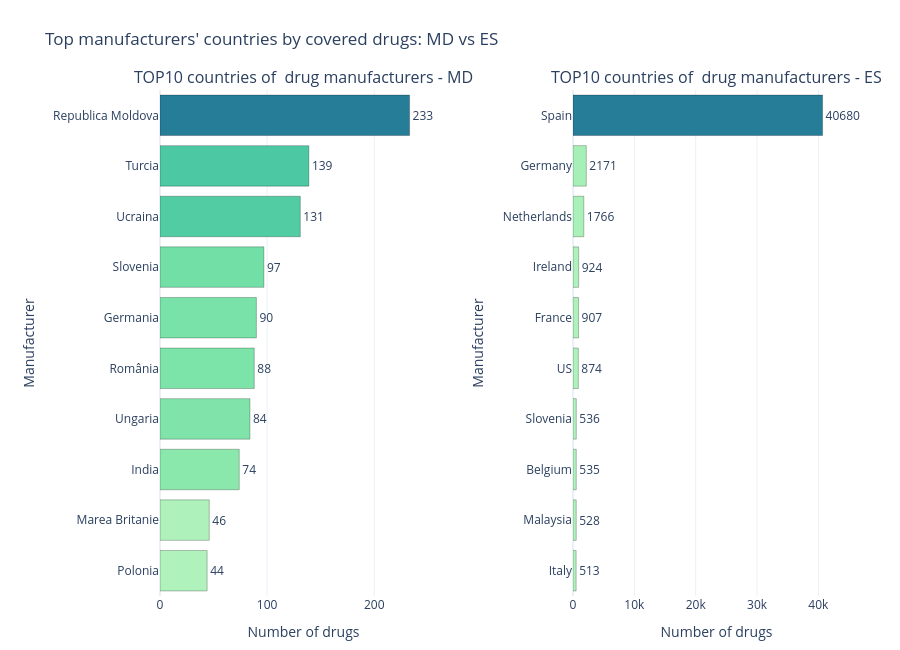

The code cell stored with this chart in its notebook:
### Code cell
import textwrap
import pandas as pd
import plotly.graph_objects as go
from plotly.subplots import make_subplots

def wrap_two_lines(text, width=22):
    lines = textwrap.wrap(str(text), width=width)
    if len(lines) <= 2:
        return "<br>".join(lines)
    return "<br>".join([lines[0], " ".join(lines[1:])])

def prepare_counts(df, source, min_count, top_n=10):
    counts = (
        df.loc[df["source"] == source, "country"]
        .value_counts()
        .loc[lambda s: s > min_count]
        .reset_index()
    )
    counts.columns = ["country", "n_drugs"]

    counts = (
        counts
        .sort_values("n_drugs", ascending=False)
        .head(top_n)
        .sort_values("n_drugs", ascending=True)
        .reset_index(drop=True)
    )

    counts["country_wrapped"] = counts["country"].apply(wrap_two_lines)
    return counts

# Prepare top 10 for each country
counts_md = prepare_counts(drug_coverage, source="md", min_count=15, top_n=10)
counts_es = prepare_counts(drug_coverage, source="es", min_count=500, top_n=10)

# Create subplot
fig = make_subplots(
    rows=1,
    cols=2,
    subplot_titles=(
        "TOP10 countries of \ndrug manufacturers - MD",
        "TOP10 countries of \ndrug manufacturers - ES"
    ),
    horizontal_spacing=0.18
)

# MD trace
fig.add_trace(
    go.Bar(
        x=counts_md["n_drugs"],
        y=counts_md["country"],
        orientation="h",
        text=counts_md["n_drugs"],
        textposition="outside",
        cliponaxis=False,
        marker=dict(
            color=counts_md["n_drugs"],
            colorscale="Tealgrn",
            line=dict(color="rgba(0,0,0,0.25)", width=1)
        ),
        hovertemplate="<b>%{y}</b><br>Drugs: %{x}<extra></extra>",
        showlegend=False
    ),
    row=1, col=1
)

# ES trace
fig.add_trace(
    go.Bar(
        x=counts_es["n_drugs"],
        y=counts_es["country"],
        orientation="h",
        text=counts_es["n_drugs"],
        textposition="outside",
        cliponaxis=False,
        marker=dict(
            color=counts_es["n_drugs"],
            colorscale="Tealgrn",
            line=dict(color="rgba(0,0,0,0.25)", width=1)
        ),
        hovertemplate="<b>%{y}</b><br>Drugs: %{x}<extra></extra>",
        showlegend=False
    ),
    row=1, col=2
)

# Wrapped y-axis labels
fig.update_yaxes(
    tickvals=counts_md["country"],
    ticktext=counts_md["country_wrapped"],
    categoryorder="array",
    categoryarray=counts_md["country"],
    title_text="Country",
    row=1, col=1
)

fig.update_yaxes(
    tickvals=counts_es["country"],
    ticktext=counts_es["country_wrapped"],
    categoryorder="array",
    categoryarray=counts_es["country"],
    title_text="Country",
    row=1, col=2
)

# X-axis ranges with room for outside labels
fig.update_xaxes(
    title_text="Number of drugs",
    range=[0, counts_md["n_drugs"].max() * 1.15],
    row=1, col=1
)

fig.update_xaxes(
    title_text="Number of drugs",
    range=[0, counts_es["n_drugs"].max() * 1.15],
    row=1, col=2
)

# Layout
fig.update_layout(
    template="plotly_white",
    title="Top manufacturers' countries by covered drugs: MD vs ES",
    height=max(650, max(len(counts_md), len(counts_es)) * 42),
    margin=dict(l=160, r=40, t=90, b=50),
    showlegend=False
)

fig.show()

### Figure 1 — Plotly figure (JSON) as saved in the notebook; plotly's stock layout.template omitted (floating-point values rounded to 4 significant figures)
{"data": [{"cliponaxis": false, "hovertemplate": "<b>%{y}</b><br>Drugs: %{x}<extra></extra>", "marker": {"color": [44, 46, 74, 84, 88, 90, 97, 131, 139, 233], "colorscale": [[0, "rgb(176, 242, 188)"], [0.1667, "rgb(137, 232, 172)"], [0.3333, "rgb(103, 219, 165)"], [0.5, "rgb(76, 200, 163)"], [0.6667, "rgb(56, 178, 163)"], [0.8333, "rgb(44, 152, 160)"], [1, "rgb(37, 125, 152)"]], "line": {"color": "rgba(0,0,0,0.25)", "width": 1}}, "orientation": "h", "showlegend": false, "text": [44.0, 46.0, 74.0, 84.0, 88.0, 90.0, 97.0, 131.0, 139.0, 233.0], "textposition": "outside", "type": "bar", "x": [44, 46, 74, 84, 88, 90, 97, 131, 139, 233], "xaxis": "x", "y": ["Polonia", "Marea Britanie", "India", "Ungaria", "România", "Germania", "Slovenia", "Ucraina", "Turcia", "Republica Moldova"], "yaxis": "y"}, {"cliponaxis": false, "hovertemplate": "<b>%{y}</b><br>Drugs: %{x}<extra></extra>", "marker": {"color": [513, 528, 535, 536, 874, 907, 924, 1766, 2171, 40680], "colorscale": [[0, "rgb(176, 242, 188)"], [0.1667, "rgb(137, 232, 172)"], [0.3333, "rgb(103, 219, 165)"], [0.5, "rgb(76, 200, 163)"], [0.6667, "rgb(56, 178, 163)"], [0.8333, "rgb(44, 152, 160)"], [1, "rgb(37, 125, 152)"]], "line": {"color": "rgba(0,0,0,0.25)", "width": 1}}, "orientation": "h", "showlegend": false, "text": [513.0, 528.0, 535.0, 536.0, 874.0, 907.0, 924.0, 1766.0, 2171.0, 40680.0], "textposition": "outside", "type": "bar", "x": [513, 528, 535, 536, 874, 907, 924, 1766, 2171, 40680], "xaxis": "x2", "y": ["Italy", "Malaysia", "Belgium", "Slovenia", "US", "France", "Ireland", "Netherlands", "Germany", "Spain"], "yaxis": "y2"}], "layout": {"annotations": [{"font": {"size": 16}, "showarrow": false, "text": "TOP10 countries of \ndrug manufacturers - MD", "x": 0.205, "xanchor": "center", "xref": "paper", "y": 1, "yanchor": "bottom", "yref": "paper"}, {"font": {"size": 16}, "showarrow": false, "text": "TOP10 countries of \ndrug manufacturers - ES", "x": 0.795, "xanchor": "center", "xref": "paper", "y": 1, "yanchor": "bottom", "yref": "paper"}], "height": 650, "margin": {"b": 50, "l": 160, "r": 40, "t": 90}, "showlegend": false, "title": {"text": "Top manufacturers' countries by covered drugs: MD vs ES"}, "xaxis": {"anchor": "y", "domain": [0, 0.41], "range": [0, 267.9], "title": {"text": "Number of drugs"}}, "xaxis2": {"anchor": "y2", "domain": [0.59, 1], "range": [0, 46782], "title": {"text": "Number of drugs"}}, "yaxis": {"anchor": "x", "categoryarray": ["Polonia", "Marea Britanie", "India", "Ungaria", "România", "Germania", "Slovenia", "Ucraina", "Turcia", "Republica Moldova"], "categoryorder": "array", "domain": [0, 1], "ticktext": ["Polonia", "Marea Britanie", "India", "Ungaria", "România", "Germania", "Slovenia", "Ucraina", "Turcia", "Republica Moldova"], "tickvals": ["Polonia", "Marea Britanie", "India", "Ungaria", "România", "Germania", "Slovenia", "Ucraina", "Turcia", "Republica Moldova"], "title": {"text": "Manufacturer"}}, "yaxis2": {"anchor": "x2", "categoryarray": ["Italy", "Malaysia", "Belgium", "Slovenia", "US", "France", "Ireland", "Netherlands", "Germany", "Spain"], "categoryorder": "array", "domain": [0, 1], "ticktext": ["Italy", "Malaysia", "Belgium", "Slovenia", "US", "France", "Ireland", "Netherlands", "Germany", "Spain"], "tickvals": ["Italy", "Malaysia", "Belgium", "Slovenia", "US", "France", "Ireland", "Netherlands", "Germany", "Spain"], "title": {"text": "Manufacturer"}}}}
